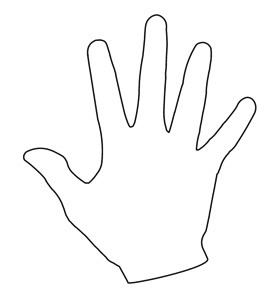
#> input picture images/practice_img/hand.jpg, 269 x 295 px; the run also reads 1 picture not shown here
$ jupyter execute --allow-errors class_06_4_IP_contours_moment.ipynb   (shell and % lines are left out)   (older library calls are emulated)
#> lines starting #> are read from the running program, lines starting #| are printed output that depends on the picture; after the words box and inside, x2 and y2 are one past the last pixel; in counts of white or black regions, pixels touching at a corner belong together
# <center> 👉 class_06_4 IP » _Contours - Contour Bound Fit, Convexhull, Match Shape, Moment_ </center>

## What are contours?

Contours can be explained simply as a curve joining all the continuous points (along the boundary), having same color or intensity.
So the contours are a useful tool for shape analysis and object detection and recognition.

Finding contours is like finding white object from black background,
- so remember, the object to be found should be white and background should be black.
- Thus, for better accuracy, we should use binary images and before finding contours, apply thresholding as we discussed in the last section.

In OpenCV, we use two functions,
- one to find contours : **findContours()**
- and other to draw contours : **drawCounter()**

컨투어(contour)는 등고선을 의미합니다. 등고선은 지형의 높이가 같은 영역을 하나의 선으로 표시한 것입니다. 영상에서 컨투어를 그리면 모양을 쉽게 인식할 수 있습니다. OpenCV에서 제공하는 컨투어 함수는 다음과 같습니다.
컨투어(contour)란 동일한 색 또는 동일한 픽셀값(강도,intensity)을 가지고 있는 영역의 경계선 정보입니다.
물체의 윤곽선, 외형을 파악하는데 유용하게 사용됩니다.

OpenCV의 findContours 함수로 이미지의 컨투어 정보, 컨투어의 상하구조(hierachy) 정보를 출력합니다.

~ Syntax:.

>**image, contours, hierarchy=cv.findContours(img, mode, method, (contours), (hierarchy), (offset))**

~ Parameters:

* img: binary img
* mode: Contour retrieval mode:
>- cv2.RETR_EXTERNAL: 컨투어 라인 중 가장 바깥쪽 라인만 생성, 모든 외곽 윤곽선만 검출하며, 계층 구조를 구성하지 않습니다.
>- cv2.RETR_LIST: 모든 컨투어 라인을 검출하며, 상하구조(hierachy)관계를 구성하지 않음
>- cv2.RET_CCOMP: 모든 컨투어 라인을 검출하며, 상하구조는 2 단계로 구성함
>- cv2.RETR_TREE: 모든 컨투어 라인을 검출하며, 모든 상하구조를 구성함 (Tree 구조)

* method:Contour approximation method: 컨투어를 찾을 때 사용하는 근사화 방법
>- cv2.CHAIN_APPROX_NONE: 모든 컨투어 포인트를 반환, 근사 없이 모든 좌표 제공
>- cv2.CHAIN_APPROX_SIMPLE: 컨투어 라인을 그릴 수 있는 포인트만 반환, 컨투어 꼭짓점 좌표만 제공 수평, 수직 및 대각선 요소를 압축하고 끝점만 남겨 둡니다
>- cv2.CHAIN_APPROX_TC89_L1: Teh-Chin 연결 근사 알고리즘 L1 버전을 적용하여 컨투어 포인트를 줄임. 좌표 개수 축소 프리먼 체인 코드에서의 윤곽선으로 적용
>- cv2.CHAIN_APPROX_TC89_KCOS: Teh-Chin 연결 근사 알고리즘 KCOS 버전을 적용하여 컨투어 포인트를 줄임. 좌표 개수 축소 프리먼 체인 코드에서의 윤곽선으로 적용

* contours(optional): 검출한 컨투어 좌표 (list type)
* hierarchy(optional): 컨투어 계층 정보 (Next, Prev, FirstChild, Parent, -1 [해당 없음])
* offset(optional): Optional offset by which every contour point is shifted. This is useful if the contours are extracted from the image ROI and then they should be analyzed in the whole image context. ROI 등으로 인해 이동한 컨투어 좌표의 오프셋

This function returns three objects:

- Img:The input image in which we have to find contours
- Contours: It contains detected contours and  contour is stored as a vector of points
- Hierarchy:Optional output vector, containing information about the image topology.
>- It has as many elements as the number of contours. For each i-th contour contours[i], the elements hierarchy[i][0] , hierarchy[i][1] , hierarchy[i][2] , and hierarchy[i][3] are set to 0-based indices in contours of the next and previous contours at the same hierarchical level, the first child contour and the parent contour, respectively.
>- If for the contour i there are no next, previous, parent, or nested contours, the corresponding elements of hierarchy[i] will be negative.

contours is a Python list of all the contours in the image.
Each individual contour is a Numpy array of (x,y) coordinates of boundary points of the object.

## ▶ Find Contour

Let's see how to find contours of a binary image:

[cell 1]
# cntr_find.py  py=3.7

import cv2
import numpy as np
from matplotlib import pyplot as plt

img = cv2.imread('./images/practice_img/shapes.png')
#> (the rest of this cell did not finish here and is left out)

#> (a cell that did not finish here is left out)

- On the left, contours were drawn at all coordinates using cv2.CHAIN_APPROX_NONE.
- On the right, only vertices are displayed using cv2.CHAIN_APPROX_SIMPLE.

- 왼쪽은 cv2.CHAIN_APPROX_NONE을 사용해서 모든 좌표에 컨투어를 그렸습니다.
- 오른쪽은 cv2.CHAIN_APPROX_SIMPLE을 사용해서 꼭짓점만 표시

### ■ Contour Approximation Method

This is the third argument in cv.findContours function. What does it denote actually?
Above, we told that contours are the boundaries of a shape with same intensity.
It stores the (x,y) coordinates of the boundary of a shape. But does it store all the coordinates ?
That is specified by this contour approximation method.
- If you pass **cv.CHAIN_APPROX_NONE**, all the boundary points are stored.
- But actually do we need all the points? For eg, you found the contour of a straight line.
- Do you need all the points on the line to represent that line? No, we need just two end points of that line.
- This is what **cv.CHAIN_APPROX_SIMPLE** does. It removes all redundant points and compresses the contour, thereby saving memory.

Above image of a rectangle demonstrate this technique.
Just draw a circle on all the coordinates in the contour array (drawn in blue color).
- First image shows points I got with cv.CHAIN_APPROX_NONE (734 points) and
- second image shows the one with cv.CHAIN_APPROX_SIMPLE (only 4 points). See, how much memory it saves!!!

## ▶ Contour Hierachy

In the output, we got three arrays,
- first is the image,
- second is our contours, and
- one more output which we named as **hierarchy**

### What is Hierarchy?

Normally we use the cv.findContours() function to detect objects in an image, right ?
Sometimes objects are in different locations. But in some cases, some shapes are inside other shapes.
Just like nested figures. In this case, we call outer one as **parent** and inner one as **child**.
This way, contours in an image has some relationship to each other.
And we can specify how one contour is connected to each other, like, is it child of some other contour, or is it a parent etc.
Representation of this relationship is called the Hierarchy.

[cell 3]
# cntr_hierachy.py
import cv2
import numpy as np

img = cv2.imread('./images/practice_img/shapes_donut.png')
#> (the rest of this cell did not finish here and is left out)

- When passing cv2.RETR_EXTERNAL as a parameter, the contour is drawn only on the outer part of the picture.
- But when you pass cv2.RETR_TREE, it draws contours on all boundaries. This is called a **tree hierarchy contour**.

    - 파라미터로 cv2.RETR_EXTERNAL을 전달할때는 그림의 외곽 부분에만 컨투어를 그립니다.
    - 하지만 cv2.RETR_TREE를 전달할 때는 모든 경계에 컨투어를 그립니다. 이를 트리 계층 컨투어라고 합니다.

Let's take a look at the output above.
- When the cv2.findContours() function is called, not only the contour coordinates but also the hierarchy are output.
- cv2.findContours() 함수를 호출하면 컨투어 좌표뿐만 아니라 hierarchy를 출력합니다.

Below is contour2, i.e. the hierarchy corresponding to the right result (tree hierarchy contour) in the output picture above.
- 아래는 contour2, 즉 위 출력 그림에서 오른쪽 결과(트리 계층 컨투어)에 해당하는 hierarchy입니다.

|인덱스|다음(Next)|이전(Prev)|자식(First Child)|부모(Parent)
|-------|----------|---------|-----------|---------
0|2|-1|1|-1|
1|-1|-1|-1|0
2|4|0|3|-1|
3|-1|-1|-1|2
4|-1|2|5|-1|
5|-1|-1|-1|4

- -1 of the element value indicates that it is meaningless. (요소 값 중 -1은 의미 없음을 나타냄)

First, let's look at line 0. The 0th row refers to the contour of the first shape.
- 우선, 0번째 행을 보겠습니다. 0번째 행은 첫 번째 도형의 컨투어를 의미합니다.
>- This is the outer circle of the triangle on the left in the second picture above
>- 이는 위 두 번째 그림에서 왼쪽의 삼각형 외곽을 뜻합니다.
- Next, Prev, First Child, and Parent in the 0th row are 2, -1, 1, and -1, respectively
- 0번째 행의 Next, Prev, First Child, Parent는 각각 2, -1, 1, -1입니다.
>- Prev and Parent are -1, which means they don't mean anything. (Prev와 Parent는 -1이므로 아무 의미가 없다는 뜻임)
>- This means that the criterion for a triangle outer contour has no previous shape, and there is no parent shape.
>- 즉, 삼각형 외곽 컨투어의 기준에는 이전 도형이 없고, 부모 도형도 없다는 뜻입니다.
>- However, Next and First Child are 2 and 1, respectively. This means that the next shape is line 2, and the child is line 1.
>- 그러나 Next와 First Child는 각 2와 1입니다. 이 말은 다음 도형은 2행이고, 자식은 1행이라는 것입니다.

- The contour in the 2nd row, 4, 0, 3 -1, is the outskirts of the far right circle.
- 2행인 4, 0 ,3 -1을 이루고 있는 컨투어는 맨 오른쪽 원 도형의 외곽입니다.
- Row 1, -1, -1, -1, 0 is the inner contour of the left triangle
- 1행인 -1, -1, -1, 0은 왼쪽 삼각형의 내부 컨투어입니다.
- Naturally, the parent of the inner triangle is 0 (자연스럽게 내부 삼각형의 부모는 0입니다)

- The next figure of the contour with 2 rows 4, 0 and 3 -1 is the outer of the rectangle in row 4, the previous is the outer triangle of row 0, and the child is inside the circle in row 3.
- 2행인 4, 0 ,3 -1을 이루고 있는 컨투어의 다음 도형은 4행인 사각형 외곽이고, 이전은 0행인 삼각형 외곽이며, 자식은 3행인 원 내부입니다.
- If you look at the contour hierarchy in this way, you can traverse the outlying elements and the child elements.
- 이런 식으로 컨투어 계층 정보(hierarchy)를 보면 외곽 요소와 자식 요소를 순회할 수 있습니다.
If you want to pick only the outermost contours, you only need to find the row with a parent of -1, which is the same as the number of shapes in this example.
- 최외곽 컨투어만 골라내려면 부모 항목이 -1인 행만 찾으면 되고, 그것이 이 예제에서는 도형의 개수와 같습니다.

## ▶ drawContours():

Syntax:

>**cv.drawContours(image, contours, contourIdx, color, thickness, lineType, hierarchy, maxLevel, offset)**

Parameters:

- Image: Input image.
- contours: All the input contours. Each contour is stored as a point vector.
- contourIdx: Parameter indicating a contour to draw. If it is negative (-1), all the contours are drawn.
- color: Color of the contours.
- thickness: Thickness of lines the contours are drawn with. If it is negative (for example, thickness=FILLED ), the contour interiors are drawn.
- lineType: Line connectivity. See LineTypes
- hierarchy: Optional information about hierarchy. It is only needed if you want to draw only some of the contours (see maxLevel ).
- maxLevel: Maximal level for drawn contours. If it is 0, only the specified contour is drawn. If it is 1, the function draws the contour(s) and all the nested contours. If it is 2, the function draws the contours, all the nested contours, all the nested-to-nested contours, and so on. This parameter is only taken into account when there is hierarchy available.
- offset: Optional contour shift parameter. Shift all the drawn contours by the specified offset=(dx,dy).

|<center>Contour Processing</center>|<center>Function Syntax</center>|
|:----------------------|:------------------:|
| To draw all the contours in an image|cv.drawContours(img, contours, -1, (0,255,0), 3)|
| To draw an individual contour, say 4th contour|cv.drawContours(img, contours, 3, (0,255,0), 3)|
| But most of the time, this method will be useful| cnt = contours[4] cv.drawContours(img, [cnt], 0, (0,255,0), 3)|

✓ Note
Last two methods are same, but when you go forward, you will see last one is more useful.
Example:

[cell 4]
import cv2
import numpy as np

image_org = cv2.imread('./images/opencv_sample/pic3.png',1)
# Find Canny edges
edged = cv2.Canny(image_org, 30, 200)

fig, axs = plt.subplots(1,2,figsize=(10,10))
#> (the rest of this cell did not finish here and is left out)

[cell 5]
image = cv2.imread('./images/pic_rect.png',1)
# Find Canny edges
edged = cv2.Canny(image, 30, 200)
# Finding Contours Use a copy of the image e.g. edged.copy() since findContours alters the image
contours, hierarchy = cv2.findContours(edged, cv2.RETR_EXTERNAL, cv2.CHAIN_APPROX_NONE)
#> contours = []

fig, axs = plt.subplots(1,3,figsize=(10,10))
#> (the rest of this cell did not finish here and is left out)

## ▶ Bounding Fit (컨투어를 감싸는 도형 그리기)

You can also draw shapes that wrap around the contour.

* x, y, w, h = cv2.boundingRect(contour): Return a rectangle that wraps around coordinates
>- x, y: left top of rectangle
>- w, h: width and height
* rotateRect = cv2.minAreaRect(contour): Calculate the minimum rectangle surrounding the coordinates
* vertex = cv2.boxPoints(rotateRect): Calculate vertex coordinates from rotateRect
>- vertex: 4 vertex coordinates(need to change to integer)
* center, radius = cv2.minEnclosingCircle(contour): Compute minimal circle surrounding coordinates
>- center: center(x, y)
>- radius: radius
* area, triangle = cv2.minEnclosingTriangle(points): Minimum triangle calculation surrounding coordinates
>- area: area
>- triangle: 3 vertex coordinates
* ellipse = cv2.fitEllipse(points): Compute minimal ellipse surrounding coordinates
* line = cv2.fitLine(points, distType, param, reps, aeps, line): Calculate a straight line passing through a center point
>- distType: Distance calculation method (cv2.DIST_L2, cv2.DIST_L1, cv2.DIST_L12, cv2.DIST_FAIR, cv2.DIST_WELSCH, cv2.DIST_HUBER)
>- param: distType param 0 = Select optimal value
>- reps: radius accuracy, 0.01
>- aeps: angle accuracy, 0.01
>- line(optional): vx, vy normalized unit vector, x0, y0: center coor

[cell 6]
# cntr_bound_fit.py
import cv2
import numpy as np

img = cv2.imread("./images/practice_img/lightning.png")
#> (the rest of this cell did not finish here and is left out)

## ▶ Contour Approximation (컨투어 추정/단순화)

The contour function we have looked at so far provides the ability to draw a picture along the outline of the image.
However, most images we get in real life contain some noise.
Therefore, it is not advisable to draw the contour too accurately.
In fact, there are times when drawing something slightly simplified is more useful than drawing it accurately.

Contour Approximation is used to draw a line that approximates the actual contour line by reducing the number of contour points using the Douglas-Peucker algorithm.

In OpenCV, it is implemented as a function called approxPolyDP.

    지금까지 살펴본 컨투어 함수는 이미지 외곽을 따라 그림을 그려주는 기능을 제공했습니다.
    하지만 실생활에서 얻는 대부분의 이미지는 약간의 노이즈가 포함되어 있습니다.
    그래서 컨투어를 너무 정확히 그리는 것도 바람직하지 않습니다.
    오히려 약간 단순화해 그리는 게 정확하게 그리는 것보다 더 쓸모 있는 경우가 있습니다.
    컨투어 추정은 Douglas-Peucker 알고리즘을 이용해 컨투어 포인트의 수를 줄여 실제 컨투어 라인과 근사한 라인을 그릴 때 사용합니다.

    OpenCV에서는 approxPolyDP 라는 함수로 구현되어 있다.

* **approx = cv2.approxPolyDP(contour, epsilon, closed)**

>- contour: Contour coordinates
>- epsilon: Approximate value accuracy, error range
>- closed: contour closed (boolean)

The following code sets the maximum distance between the actual contour line and the approximation to 0.01 and 0.05 and compares it with the actual contour line.

[cell 7]
# cntr_approximate.py

import cv2
import numpy as np

img = cv2.imread('./images/practice_img/bad_rect.png')
#> (the rest of this cell did not finish here and is left out)

[cell 8]
import cv2
import numpy as np
from matplotlib import pyplot as plt
from matplotlib.pyplot import figure

img_new = cv2.imread('./images/practice_img/bad_rect.png')

#> (the rest of this cell did not finish here and is left out)

If you use the cv2.approxPolyDP() function, it calculates the contour while ignoring uneven areas as shown on the right.
cv2.approxPolyDP() 함수를 활용하면 오른쪽과 같이 요철이 있는 부분은 무시하고 컨투어를 계산해줍니다.

## ▶ Contour Convexhull

Another form of simplifying the contour is to create a convex hull.
- A convex hull refers to a shape in which no part is concave.
- Therefore, a convex hull is useful for finding an outer region that completely encompasses the object.

    컨투어를 단순화하는 또 다른 형태는 볼록 선체(convex hull)를 만드는 것입니다.
    볼록 선체란 어느 한 부분도 오목하지 않은 도형을 의미합니다.
    따라서 볼록 선체는 대상을 완전히 포함하는 외곽 영역을 찾는데 유용합니다.

* Convex Hull refers to a convex outline that includes all contour points.
The result is similar to contour estimation, but the method is different.
- First, you can use the cv2.isContourConvex() function to check whether the image's contour is convex.
- Returns True if the input contour array is convex, otherwise False.
- In this case, convex means that the contour line is a convex or flat line.
- If the contour line is not convex, you can use the cv2.convexHull() function to make the contour line convex.

    * Convex Hull이란 컨투어 포인트를 모두 포함하는 볼록한 외곽선을 의미한다. 결과는 컨투어 추정과 비슷하지만 방법이 다르다.
    - 먼저, cv2.isContourConvex() 함수를 사용해 이미지의 컨투어가 볼록(convex)한지 확인
    - 입력한 컨투어 배열이 볼록(convex)하다면 True, 아니라면 False 값을 반환한다.
    - 이때 볼록하다는 것은 컨투어 라인이 볼록하거나 평평한 선이라는 의미이다.
    - 컨투어 라인이 볼록하지 않다면, cv2.convexHull() 함수를 사용해 컨투어라인을 볼록하게 만들 수 있다.

* **hull = cv2.convexHull(points, hull, clockwise, returnPoints):**
>- points: input contour (입력 컨투어)
>- hull(optional): convex Hull
>- clockwise(optional): (True: clockwise)
>- returnPoints(optional): return Points 결과 좌표 (True: Convex hull coordinate, False: Index corresponding to the convex hull among the input contours 입력 컨투어 중에 볼록 선체에 해당하는 인덱스 반환)
* **retval = cv2.isContourConvex(contour):**
>- retval: True Convex hull

This is an algorithm for finding polygons surrounding the boundaries of outlines (points, contours).
The returned result has the same format as the contour detection result,
Find the convex outline of the input coordinates using the Sklansky algorithm.

    윤곽선(points, contours)의 경계면을 둘러싸는 다각형을 구하는 알고리즘입니다.
    반환되는 결과는 윤곽선 검출 결과와 동일한 형식을 띄며,
    스크랜스키(Sklansky) 알고리즘을 이용해 입력된 좌표들의 볼록한 외곽을 찾습니다.

[cell 9]
# cntr_convexhull.py

import cv2
import numpy as np

img = cv2.imread('./images/practice_img/hand.jpg')
#> img is the input picture: shape (295, 269, 3); min 0, max 255, mean 249.1
img2 = img.copy()
gray = cv2.cvtColor(img, cv2.COLOR_BGR2GRAY)
ret, th = cv2.threshold(gray, 127, 255, cv2.THRESH_BINARY_INV)
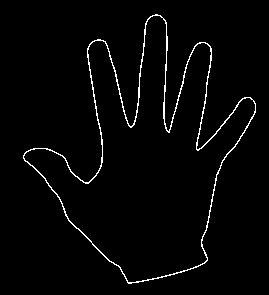
#> th: shape (295, 269); 2.3% white in thin lines or dots, all inside (x1, y1, x2, y2) = (23, 14, 256, 284)

contours, heiarchy = cv2.findContours(th, cv2.RETR_EXTERNAL,cv2.CHAIN_APPROX_SIMPLE)
#> contours = 1 contour; box (x1, y1, x2, y2) and area: (23, 14, 256, 284) 27536; heiarchy = [[-1, -1, -1, -1]]
cntr = contours[0]
#> cntr = contour of 512 points, box (x1, y1, x2, y2) (23, 14, 256, 284), area 27536
cv2.drawContours(img, [cntr], -1, (0, 255,0), 1)
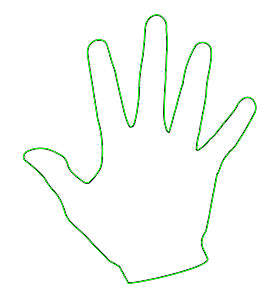
#> img: shape (295, 269, 3); 1.5% of pixels changed, all inside (x1, y1, x2, y2) = (23, 14, 256, 284)

hull = cv2.convexHull(cntr)
#> hull = contour of 27 points, box (x1, y1, x2, y2) (23, 14, 256, 284), area 40932
cv2.drawContours(img2, [hull], -1, (0,255,0), 1)
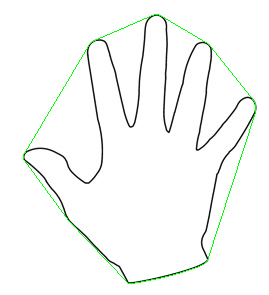
#> img2: shape (295, 269, 3); 0.82% of pixels changed, all inside (x1, y1, x2, y2) = (23, 14, 256, 284)

print(cv2.isContourConvex(cntr), cv2.isContourConvex(hull))
#| False True

hull2 = cv2.convexHull(cntr, returnPoints=False) # Find convex hull (by index)
#> hull2 = 27 values, max 511 at index 0, min 0 at index 26, mean 253.6
defects = cv2.convexityDefects(cntr, hull2) # Finding convex hull defects
#> defects = 19 rows, first 6: [0, 2, 1, 162], [2, 91, 35, 23967], [91, 93, 92, 114], [94, 180, 137, 18631], [180, 182, 181, 114], [183, 185, 184, 114]

for i in range(defects.shape[0]):
    startP, endP, farthestP, distance = defects[i, 0]
    farthest = tuple(cntr[farthestP][0])
    dist = distance/256.0
    if dist > 1 :
        cv2.circle(img2, farthest, 3, (0,0,255), -1)
#> this loop made 19 passes
#> (startP, endP, farthestP, distance, farthest, dist) on passes 1 to 8: (0, 2, 1, 162, (154, 15), 0.633), (2, 91, 35, 23967, (131, 126), 93.62), (91, 93, 92, 114, (93, 41), 0.445), (94, 180, 137, 18631, (98, 171), 72.78), (180, 182, 181, 114, (24, 154), 0.445), (183, 185, 184, 114, (24, 159), 0.445), (185, 217, 198, 1514, (57, 195), 5.91), (217, 243, 230, 1173, (120, 268), 4.58)
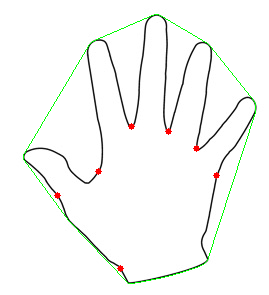
#> img2: shape (295, 269, 3); 0.26% of pixels changed, all inside (x1, y1, x2, y2) = (54, 123, 220, 272)

cv2.imshow('contour', img)
cv2.imshow('convex hull', img2)
cv2.waitKey(0)
cv2.destroyAllWindows()

from matplotlib import pyplot as plt

fig, axs = plt.subplots(1,2,figsize=(10,10))
axs[0].imshow(cv2.cvtColor(img, cv2.COLOR_BGR2RGB)), axs[0].axis('off'), axs[0].set_title('contour')
axs[1].imshow(cv2.cvtColor(img2, cv2.COLOR_BGR2RGB)), axs[1].axis('off'), axs[1].set_title('convex hull')
plt.show()
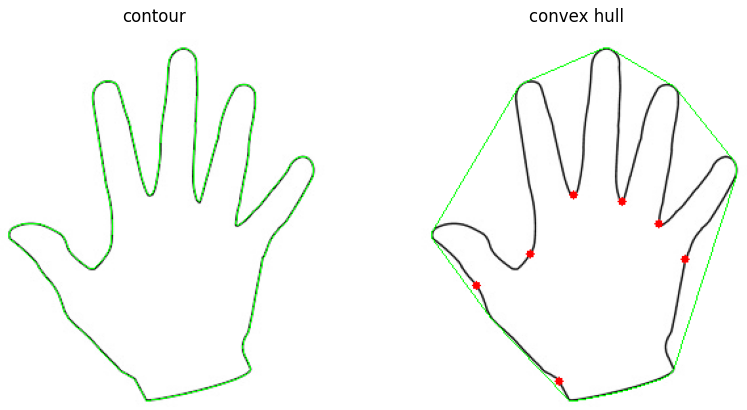
#> figure drawn by matplotlib, 2 panels
#> (the rest of the program and of its run is left out)
